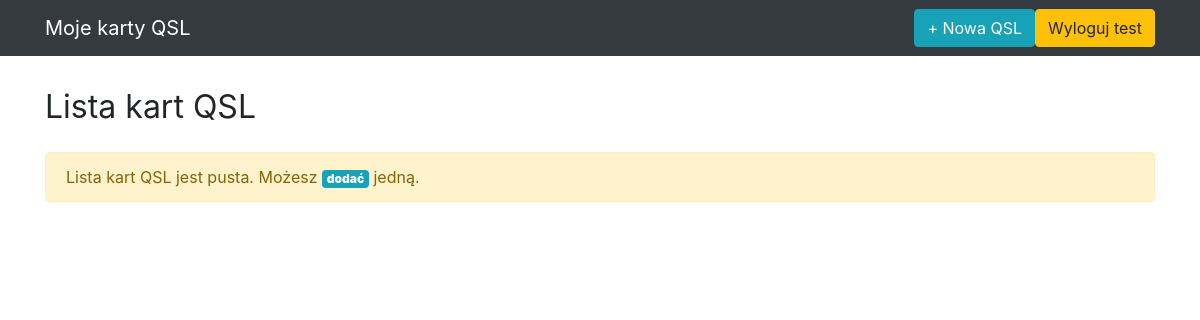
The app's page / (signed in), older data.
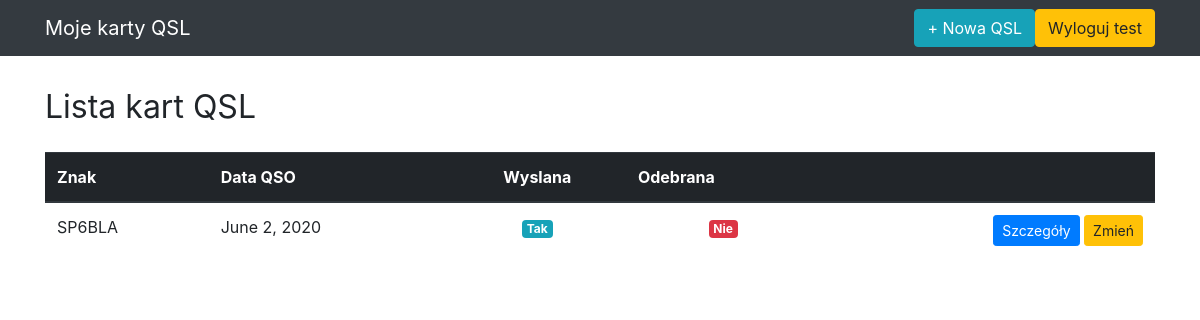
The same page, newer data.
### karty/models.py (models this page shows, shortened)
class KartaQSL(models.Model):
    znak = models.CharField(max_length=20)
    qso_data = models.DateField()
    wyslana = models.BooleanField(default=True)
    odebrana = models.BooleanField(default=False)
    operator = models.CharField(max_length=20)

### karty/views.py (the view)
# urls.py: path('', view=views.QSLListView.as_view(), name='qsl_list'),
class QSLListView(generic.ListView):
    model = KartaQSL
    def get_queryset(self):
        return KartaQSL.objects.filter(operator=self.request.user)

### karty/templates/karty/kartaqsl_list.html
{% extends 'karty/base.html' %}
{% block content %}
<h1 class="my-4">
  <small>Lista kart QSL</small>
</h1>
<div class="row">
  {% if object_list %}
  <div class="col-12">
    <table class="table">
      <thead class="thead-dark">
        <tr>
          <th scope="col">Znak</th>
          <th scope="col">Data QSO</th>
	  <th scope='col' class='text-center'>Wyslana</th>
	  <th scope='col' class='textcenter'>Odebrana</th>
          <th></th>
        </tr>
      </thead>
      <tbody>
        {% for qsl in object_list %}
        <tr>
          <td>{{ qsl.znak }}</td>
          <td>{{ qsl.qso_data }}</td>
          <td class="text-center">
            {% if qsl.wyslana %}<span class="badge badge-info">Tak</span>{% else %}<span class="badge badge-danger">Nie</span>{% endif %}
          </td>
	  <td class='text-center'>
	    {% if qsl.odebrana %}<span class='badge badge-info'>Tak</span>{% else %}<span class='badge badge-danger'>Nie</span>{% endif %}
	  </td>
          <td class="text-right">
            <a href="{% url 'qsl_detail' qsl.id %}"><button type="button" class="btn btn-sm btn-primary">Szczegóły</button></a>
            <a href="{% url 'qsl_edit' qsl.id %}"><button type="button" class="btn btn-sm btn-warning">Zmień</button></a>
          </td>
        </tr>
        {% endfor %}
      </tbody>
    </table>
  </div>
  {% else %}
  <div class="col-12">
    <div class="alert alert-warning" role="alert">
      Lista kart QSL jest pusta. Możesz
      {% if user.is_authenticated %}
        <a class="badge badge-info" href="{% url "qsl_add" %}"><strong>dodać</strong></a> jedną.
      {% else %}
        <a class="badge badge-info" href="{% url "rejestracja" %}"><strong>Zarejestrować się</strong></a> albo.
        <a class="badge badge-info" href="{% url "login" %}"><strong>Zalogować się</strong></a>.
      {% endif %}
    </div>
  </div>
  {% endif %}
</div>
{% endblock %}

### karty/templates/karty/base.html (shortened to what this page needs)
{% load static %}
<!DOCTYPE html>
<html lang="en">
<head>
  <link href="https://stackpath.bootstrapcdn.com/bootstrap/4.1.3/css/bootstrap.min.css" rel="stylesheet">
</head>
<body>
  <nav class="navbar navbar-expand-lg navbar-dark bg-dark">
    <div class="container">
      <a class="navbar-brand" href="/">Moje karty QSL</a>
      <div class="collapse navbar-collapse" id="navbarResponsive">
        <ul class="navbar-nav ml-auto">
          <li class="nav-item">
            <a class="btn btn-info btn-md" href="{% url "qsl_add" %}">+ Nowa QSL</a>
          </li>
          <li class="nav-item">
          {% if user.is_authenticated %}
            <a class="btn btn-warning btn-md" href="{% url 'logout' %}">Wyloguj {{ user.username }}</a>
          {% else %}
            <a href="{% url 'login' %}" class="top-menu"><span class="glyphicon glyphicon-lock"></span></a>
            <a href="{% url 'rejestracja' %}" class="top-menu"><span class="glyphicon glyphicon-tower"></span></a>
          {% endif %}
          </li>
        </ul>
      </div>
    </div>
  </nav>
  <div class="container" id="app">
    {% block content %}{% endblock %}
  </div>
</body>
</html>

Row changes from the older to the newer data that the page shows:
added KartaQSL: znak "SP6BLA", qso_data "June 2, 2020", wyslana "Tak", odebrana "Nie"
Text that changed along with them:
text no longer shown: "Lista kart QSL jest pusta. Możesz dodać jedną."
text now shown: "Znak Data QSO Wyslana Odebrana"
